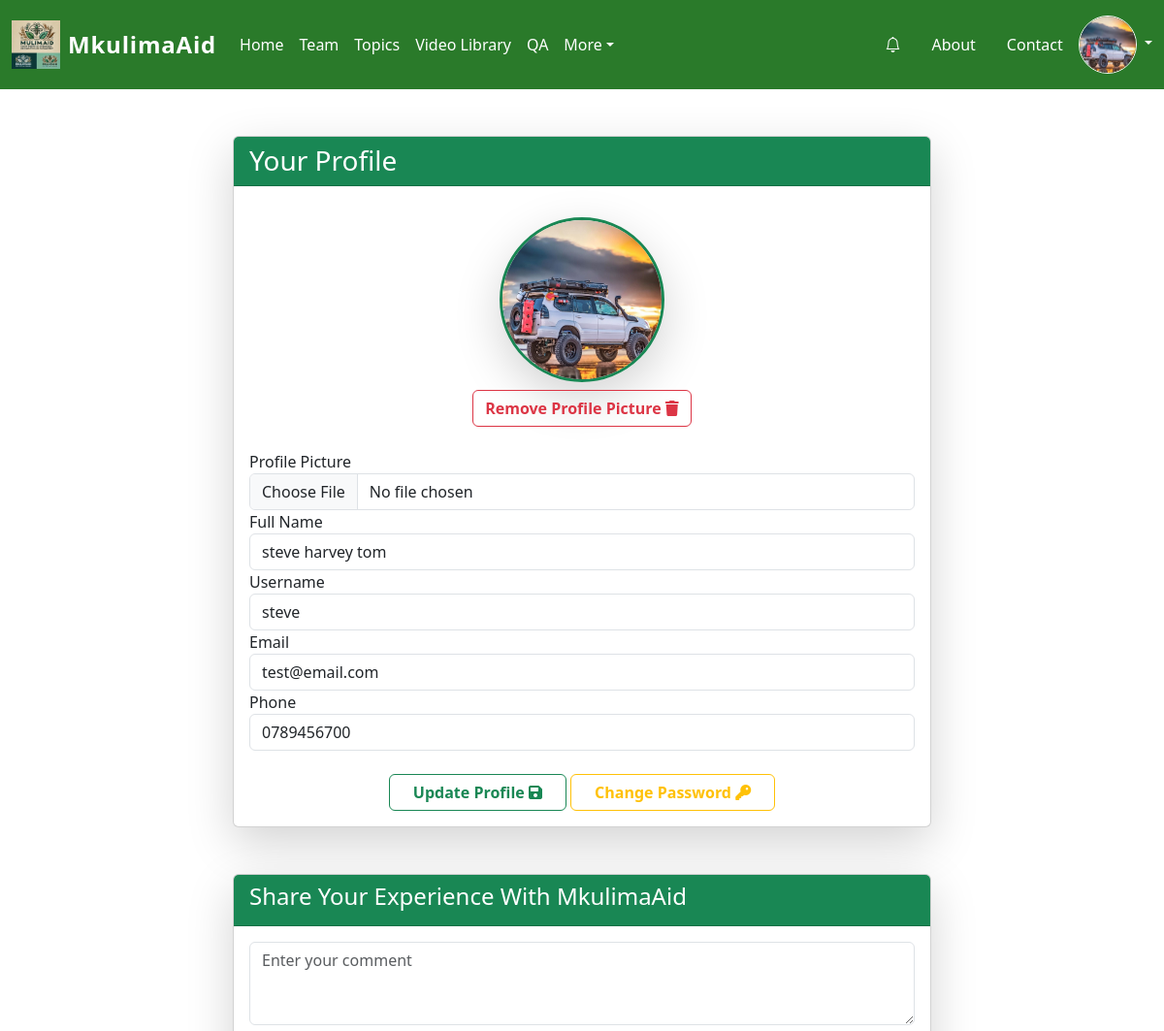
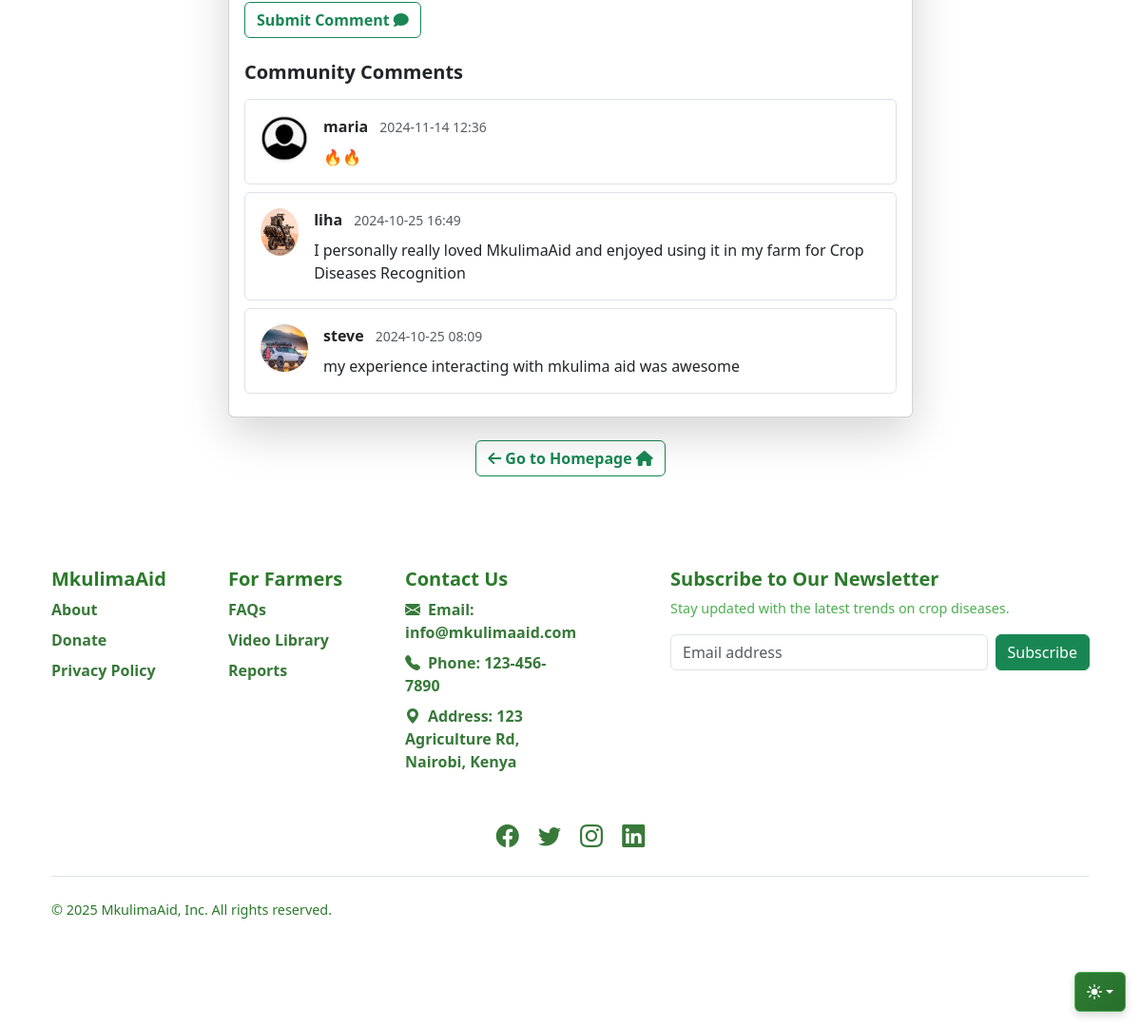
Screenshot of /profile (signed in) with the database file from the repository (2 pictures, top to bottom).
### mkulimaaid/models.py (models this page shows, shortened)
class Settings(db.Model):
    id = db.Column(db.Integer, primary_key=True)
    site_title = db.Column(db.String(100), nullable=False, default="MkulimaAid")
    site_logo = db.Column(db.String(100), nullable=True)  # Store logo file path
    contact_email = db.Column(db.String(100), nullable=False, default="info@mkulimaaid.com")
    contact_phone = db.Column(db.String(20), nullable=False, default="123-456-7890")
    address = db.Column(db.Text, nullable=True, default="123 Main St, City, Country")
    maintenance_mode = db.Column(db.Boolean, default=False)

class User(UserMixin, db.Model):  # Use db.Model for SQLAlchemy models
    __tablename__ = 'users'
    id = db.Column(db.Integer, primary_key=True)
    fullname = db.Column(db.String(100), nullable=False)
    username = db.Column(db.String(50), nullable=False, unique=True)
    email = db.Column(db.String(120), nullable=False, unique=True)
    phone = db.Column(db.String(20), nullable=False)
    password = db.Column(db.String(60), nullable=False)
    is_admin = db.Column(db.Boolean, default=False)
    avatar = db.Column(db.String(100), nullable=True)
    date_joined = db.Column(db.DateTime, default=datetime.utcnow)
    farmers = db.relationship('Farmer', backref='user', lazy=True)
    contact_messages = db.relationship('ContactMessage', backref='user', lazy=True)

class Comments(db.Model):
    __tablename__ = 'comments'
    id = db.Column(db.Integer, primary_key=True)
    user_id = db.Column(db.Integer, db.ForeignKey('users.id'), nullable=False)
    comment = db.Column(db.Text, nullable=False)
    timestamp = db.Column(db.DateTime, default=datetime.utcnow)
    user = db.relationship('User', backref=db.backref('comments', lazy=True))

### mkulimaaid/routes.py (the view)
@main.route("/profile", methods=["GET", "POST"])
@login_required
def profile():
    form = ProfileForm()
    comment_form = CommentForm()
    comments = Comments.query.order_by(Comments.timestamp.desc()).all()  # Fetch all comments
    farmers_form = FarmersForm()
    if form.validate_on_submit():
        current_user.fullname = form.fullname.data
        current_user.username = form.username.data
        current_user.phone = form.phone.data
        if form.avatar.data:
            avatar_filename = secure_filename(form.avatar.data.filename)
            avatar_path = os.path.join(current_app.config['UPLOAD_FOLDER'], avatar_filename)
            form.avatar.data.save(avatar_path)
            current_user.avatar = avatar_filename
        db.session.commit()
        flash('Your profile has been updated!', 'success')
        return redirect(url_for('main.profile'))
    elif request.method == "GET":
        form.fullname.data = current_user.fullname
        form.username.data = current_user.username
        form.email.data = current_user.email
        form.phone.data = current_user.phone
    return render_template('profile.html', form=form, comment_form=comment_form, comments=comments, farmers_form=farmers_form)

### mkulimaaid/templates/profile.html (shortened to what this page needs)
{% extends "base.html" %}
{% block content %}
<div class="container my-5">
    <div class="row justify-content-center">
        <div class="col-md-8">
            <div class="card shadow-lg">
                <div class="card-header bg-success text-white">
                    <h3 class="mb-0">Your Profile</h3>
                </div>
                <div class="card-body">
                    <div class="text-center">
                        {% if current_user.avatar %}
                            <img class="rounded-circle mt-3 shadow-lg border border-3 border-success"
                                 width="170px" height="170px"
                                 src="{{ url_for('static', filename='uploads/' + current_user.avatar) }}"
                                 alt="Profile Picture">
                            <form method="POST" action="{{ url_for('main.remove_avatar') }}" class="mt-2">
                                <button type="submit" class="btn btn-outline-danger fw-bold">Remove Profile Picture <i class="fas fa-trash"></i></button>
                            </form>
                        {% else %}
                            <img class="rounded-circle mt-3 shadow-lg border border-3 border-secondary"
                                 width="150px" height="150px"
                                 src="{{ url_for('static', filename='images/default.png') }}"
                                 alt="Default Avatar">
                        {% endif %}
                    </div>
                    <form method="POST" action="{{ url_for('main.profile') }}" enctype="multipart/form-data">
                        <div class="form-group mt-4">
                            <label for="avatar">Profile Picture</label>
                            {{ form.avatar(class="form-control") }}
                        </div>
                        <div class="form-group">
                            <label for="fullname">Full Name</label>
                            {{ form.fullname(class="form-control", placeholder="Enter your full name") }}
                        </div>
                        <div class="form-group">
                            <label for="username">Username</label>
                            {{ form.username(class="form-control", placeholder="Enter your username") }}
                        </div>
                        <div class="form-group">
                            <label for="email">Email</label>
                            {{ form.email(class="form-control", readonly=True) }}
                        </div>
                        <div class="form-group">
                            <label for="phone">Phone</label>
                            {{ form.phone(class="form-control", placeholder="Enter your phone number") }}
                        </div>
                        <div class="text-center mt-4">
                            <button type="submit" class="btn btn-outline-success fw-bold px-4">Update Profile <i class="fas fa-save"></i></button>
                            <a href="{{ url_for('main.change_password') }}" class="btn btn-outline-warning fw-bold px-4">Change Password <i class="fas fa-key"></i></a>
                        </div>
                    </form>
                </div>
            </div>
        </div>
    </div>
<div class="row justify-content-center mt-5">
    <div class="col-md-8">
        <div class="card shadow-lg">
            <div class="card-header bg-success text-white">
                <h4>Share Your Experience With MkulimaAid</h4>
            </div>
            <div class="card-body">
                <form method="POST" action="{{ url_for('main.add_comment') }}">
                    <div class="form-group">
                        {{ comment_form.comment(class="form-control", rows=3, placeholder="Enter your comment") }}
                    </div>
                    <button type="submit" class="btn btn-outline-success fw-bold mt-2">Submit Comment <i class="fas fa-comment"></i></button>
                </form>
                <div class="mt-4">
                    <h5>Community Comments</h5>
                    {% if comments %}
                    {% for comment in comments %}
                        <div class="d-flex align-items-start border p-3 my-2 rounded">
                            <img class="rounded-circle me-3" src="{{ url_for('static', filename='uploads/' + comment.user.avatar) if comment.user.avatar else url_for('static', filename='images/default.png') }}" alt="User Avatar" width="50" height="50">
                            <div>
                                <strong>{{ comment.user.username }}</strong>
                                <small class="text-muted ms-2">{{ comment.timestamp.strftime('%Y-%m-%d %H:%M') }}</small>
                                <p class="mt-2 mb-0">{{ comment.comment }}</p>
                            </div>
                        </div>
                    {% endfor %}
                    {% else %}
                        <p class="text-muted">No comments yet. Be the first to share your experience!</p>
                    {% endif %}
                </div>
            </div>
        </div>
    </div>
    <div class="text-center mt-4">
    <a href="{{ url_for('main.upload') }}"
       class="btn btn-outline-success fw-bold">
       <i class="fas fa-arrow-left"></i> Go to Homepage <i class="fas fa-home"></i>
    </a>
</div>
</div>
{% endblock %}

### mkulimaaid/templates/base.html (shortened to what this page needs)
<!DOCTYPE html>
<html lang="en">
  <head>
    <link rel="stylesheet" href="{{ url_for('static', filename='css/styles.css') }}" />
    <link rel="stylesheet" href="https://cdn.datatables.net/1.13.6/css/jquery.dataTables.min.css">
    <link
      href="https://cdn.jsdelivr.net/npm/bootstrap@5.3.3/dist/css/bootstrap.min.css"
      rel="stylesheet"
    />
    <link
      href="https://cdnjs.cloudflare.com/ajax/libs/bootstrap-icons/1.5.0/font/bootstrap-icons.min.css"
      rel="stylesheet"
    />
    <link rel="stylesheet" href="https://unpkg.com/flickity@2/dist/flickity.min.css" />
    <link rel="stylesheet" href="https://cdnjs.cloudflare.com/ajax/libs/font-awesome/6.0.0-beta3/css/all.min.css">
    <link rel="stylesheet" href="https://unpkg.com/leaflet@1.9.4/dist/leaflet.css" />
  </head>
  <body>
      <div class="container">
      <nav class="navbar navbar-expand-lg bg-green navbar-dark py-3 ">
        <div class="container-fluid">
          <a class="navbar-brand d-flex align-items-center" href="{{ url_for('main.upload') }}">
            <img src="{{ url_for('static', filename='images/' + g.settings.site_logo) if g.settings.site_logo else url_for('static', filename='logo.png') }}" alt="Site Logo" class="site-logo me-2" style="height: 50px;" />
            <span class="site-title text-white">{{ g.settings.site_title or "MkulimaAid" }}</span>
          </a>
          <div class="collapse navbar-collapse" id="navbarSupportedContent">
            <ul class="navbar-nav me-auto mb-2 mb-lg-0">
              <li class="nav-item">
                <a class="nav-link text-white" href="{{ url_for('main.upload') }}">Home</a>
              </li>
              <li class="nav-item">
                <a class="nav-link text-white" href="/team">Team</a>
              </li>
              <li>
                <a class="nav-link text-white" href="/topics">Topics</a>
              </li>
              <li>
                <a class="nav-link text-white" href="/videos">Video Library</a>
              </li>
              <li>
                  <a class="nav-link text-white" href="/forum">QA</a>
              </li>
              <li class="nav-item dropdown">
                <a class="nav-link dropdown-toggle text-white" href="#" role="button" data-bs-toggle="dropdown" aria-expanded="false">More</a>
              </li>
            </ul>
                <div class="d-flex align-items-center">
                    <ul class="nav">
                        <li>
                            <a href="/notifications" class="nav-link text-white position-relative">
                                <i class="bi bi-bell"></i>
                            </a>
                        </li>
                        <li><a href="/about" class="nav-link text-white">About</a></li>
                        <li><a href="/contact" class="nav-link text-white">Contact</a></li>
                    </ul>
                </div>
              <div class="dropdown">
                <a href="#" class="d-block text-white text-decoration-none dropdown-toggle" data-bs-toggle="dropdown" aria-expanded="false">
                  <img src="{{ url_for('static', filename='uploads/' + current_user.avatar) if current_user.avatar else url_for('static', filename='images/default.png') }}" alt="Profile" width="40" height="40" class="rounded-circle border border-light">
                </a>
              </div>
            </div>
          </div>
        </div>
    <div class="dropdown position-fixed bottom-0 end-0 mb-3 me-3 bd-mode-toggle">
        <button class="btn btn-bd-primary py-2 dropdown-toggle d-flex align-items-center" id="bd-theme" type="button" aria-expanded="false" data-bs-toggle="dropdown" aria-label="Toggle theme (auto)">
            <svg class="bi my-1 theme-icon-active" width="1em" height="1em">
                <use href="#circle-half"></use>
            </svg>
        </button>
    </div>
      <div class="container">{% block content %}{% endblock %}</div>
      <div class="container">
        <footer class="footer py-5">
            <div class="row">
                <div class="col-6 col-md-2 mb-3">
                    <h5 class="footer-title">MkulimaAid</h5>
                    <ul class="nav flex-column">
                        <li class="nav-item mb-2">
                            <a href="/about" class="footer-link">About</a>
                        </li>
                        <li class="nav-item mb-2">
                            <a href="/donate" class="footer-link">Donate</a>
                        </li>
                        <li class="nav-item mb-2">
                            <a href="/privacy-policy" class="footer-link">Privacy Policy</a>
                        </li>
                    </ul>
                </div>
                <div class="col-6 col-md-2 mb-3">
                    <h5 class="footer-title">For Farmers</h5>
                    <ul class="nav flex-column">
                        <li class="nav-item mb-2">
                            <a href="/faqs" class="footer-link">FAQs</a>
                        </li>
                        <li class="nav-item mb-2">
                            <a href="{{ url_for('main.videos') }}" class="footer-link">Video Library</a>
                        </li>
                        <li class="nav-item mb-2">
                            <a href="{{ url_for('main.homepage_reports') }}" class="footer-link">Reports</a>
                        </li>
                    </ul>
                </div>
                <div class="col-6 col-md-2 mb-3">
                    <h5 class="footer-title">Contact Us</h5>
                    <ul class="nav flex-column">
                        <li class="nav-item mb-2">
                            <a href="mailto:{{ g.settings.contact_email }}" class="footer-link">
                                <i class="bi bi-envelope-fill me-2"></i>Email: {{ g.settings.contact_email }}
                            </a>
                        </li>
                        <li class="nav-item mb-2">
                            <a href="tel:{{ g.settings.contact_phone }}" class="footer-link">
                                <i class="bi bi-telephone-fill me-2"></i>Phone: {{ g.settings.contact_phone }}
                            </a>
                        </li>
                        <li class="nav-item mb-2">
                            <span class="footer-link">
                                <i class="bi bi-geo-alt-fill me-2"></i>Address: {{ g.settings.address }}
                            </span>
                        </li>
                    </ul>
                </div>
                <div class="col-md-5 offset-md-1 mb-3">
                    <form method="POST" action="{{ url_for('main.subscribe') }}">
                        <h5 class="footer-title">Subscribe to Our Newsletter</h5>
                        <p class="footer-subtext">Stay updated with the latest trends on crop diseases.</p>
                        <div class="d-flex flex-column flex-sm-row w-100 gap-2">
                            <input
                                id="newsletter1"
                                type="email"
                                name="email"
                                class="form-control"
                                placeholder="Email address"
                                required
                            />
                            <button class="btn btn-success" type="submit">Subscribe</button>
                        </div>
                    </form>
                </div>
            </div>
            <div class="row mt-4 text-center">
                <div class="col">
                    <a href="#" class="social-link me-3"><i class="bi bi-facebook"></i></a>
                    <a href="#" class="social-link me-3"><i class="bi bi-twitter"></i></a>
                    <a href="#" class="social-link me-3"><i class="bi bi-instagram"></i></a>
                    <a href="#" class="social-link"><i class="bi bi-linkedin"></i></a>
                </div>
            </div>
            <div class="d-flex flex-column flex-sm-row justify-content-between py-4 my-4 border-top">
                <p class="footer-rights">&copy; 2025 MkulimaAid, Inc. All rights reserved.</p>
            </div>
        </footer>
    </div>
    </div>
  </body>
</html>

### rows the page displays
Settings: site_logo (picture), settings "MkulimaAid", settings.contact_email "info@mkulimaaid.com", settings.contact_phone "123-456-7890", settings.address "123 Agriculture Rd, Nairobi, Kenya"
User: avatar (picture), fullname "steve harvey tom", username "steve", email "test@email.com", phone "0789456700"
Comments: shows a picture, user.username "maria", timestamp "2024-11-14 12:36", comment "🔥🔥"
Comments: avatar (picture), user.username "liha", timestamp "2024-10-25 16:49", comment "I personally really loved MkulimaAid and enjoyed using it in my farm for Crop Diseases Recognition"
Comments: avatar (picture), user.username "steve", timestamp "2024-10-25 08:09", comment "my experience interacting with mkulima aid was awesome"
